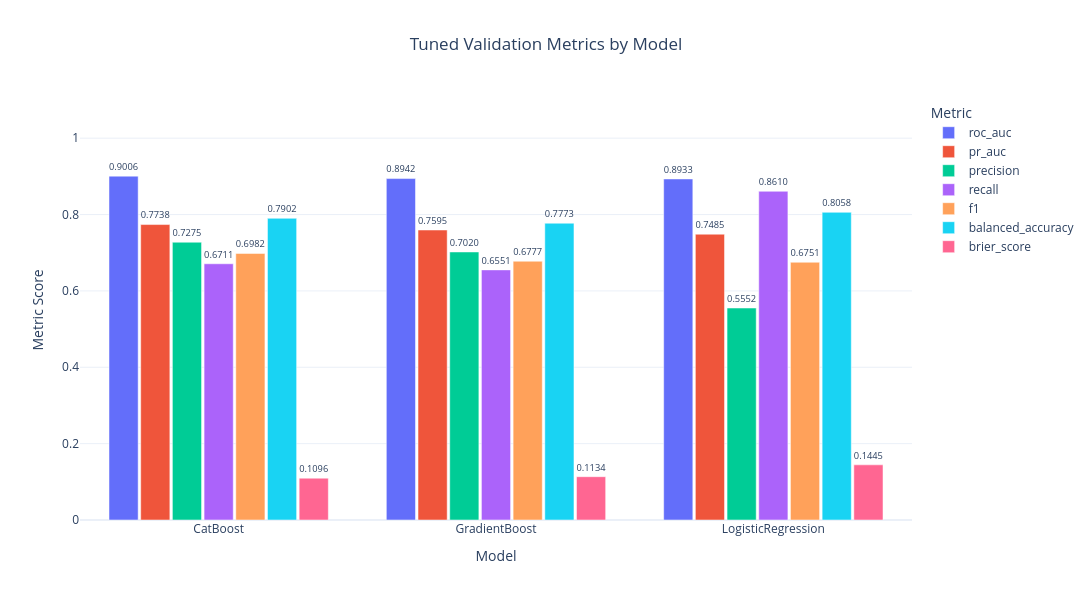

Source (notebook cell):
### Code cell
metrics = [
    'roc_auc',
    'pr_auc',
    'precision',
    'recall',
    'f1',
    'balanced_accuracy',
    'brier_score'
]

val_tuned_plot = val_tuned_df.melt(
    id_vars='model',
    value_vars=metrics,
    var_name='metric',
    value_name='score'
)

fig = px.bar(
    val_tuned_plot,
    x='model',
    y='score',
    color='metric',
    barmode='group',
    text='score',
    title='Tuned Validation Metrics by Model',
    labels={
        'model': 'Model',
        'score': 'Metric Score',
        'metric': 'Metric'
    }
)

fig.update_traces(
    texttemplate='%{text:.4f}',
    textposition='outside',
    cliponaxis=False
)

fig.update_layout(
    template='plotly_white',
    width=1200,
    height=600,
    xaxis_tickangle=0,
    yaxis_range=[0, 1.1],
    legend_title='Metric',
    bargap=0.2,
    title_x=0.5,
    bargroupgap=0.08
)

fig.show()
fig.write_image('../images/model_comparison.svg')

### Figure 1 — Plotly figure (JSON) as saved in the notebook; plotly's stock layout.template omitted (floating-point values rounded to 4 significant figures)
{"data": [{"alignmentgroup": "True", "cliponaxis": false, "hovertemplate": "Metric=roc_auc<br>Model=%{x}<br>Metric Score=%{text}<extra></extra>", "legendgroup": "roc_auc", "marker": {"color": "#636efa", "pattern": {"shape": ""}}, "name": "roc_auc", "offsetgroup": "roc_auc", "orientation": "v", "showlegend": true, "text": [0.9006, 0.8942, 0.8933], "textposition": "outside", "texttemplate": "%{text:.4f}", "type": "bar", "x": ["CatBoost", "GradientBoost", "LogisticRegression"], "xaxis": "x", "y": [0.9006, 0.8942, 0.8933], "yaxis": "y"}, {"alignmentgroup": "True", "cliponaxis": false, "hovertemplate": "Metric=pr_auc<br>Model=%{x}<br>Metric Score=%{text}<extra></extra>", "legendgroup": "pr_auc", "marker": {"color": "#EF553B", "pattern": {"shape": ""}}, "name": "pr_auc", "offsetgroup": "pr_auc", "orientation": "v", "showlegend": true, "text": [0.7738, 0.7595, 0.7485], "textposition": "outside", "texttemplate": "%{text:.4f}", "type": "bar", "x": ["CatBoost", "GradientBoost", "LogisticRegression"], "xaxis": "x", "y": [0.7738, 0.7595, 0.7485], "yaxis": "y"}, {"alignmentgroup": "True", "cliponaxis": false, "hovertemplate": "Metric=precision<br>Model=%{x}<br>Metric Score=%{text}<extra></extra>", "legendgroup": "precision", "marker": {"color": "#00cc96", "pattern": {"shape": ""}}, "name": "precision", "offsetgroup": "precision", "orientation": "v", "showlegend": true, "text": [0.7275, 0.702, 0.5552], "textposition": "outside", "texttemplate": "%{text:.4f}", "type": "bar", "x": ["CatBoost", "GradientBoost", "LogisticRegression"], "xaxis": "x", "y": [0.7275, 0.702, 0.5552], "yaxis": "y"}, {"alignmentgroup": "True", "cliponaxis": false, "hovertemplate": "Metric=recall<br>Model=%{x}<br>Metric Score=%{text}<extra></extra>", "legendgroup": "recall", "marker": {"color": "#ab63fa", "pattern": {"shape": ""}}, "name": "recall", "offsetgroup": "recall", "orientation": "v", "showlegend": true, "text": [0.6711, 0.6551, 0.861], "textposition": "outside", "texttemplate": "%{text:.4f}", "type": "bar", "x": ["CatBoost", "GradientBoost", "LogisticRegression"], "xaxis": "x", "y": [0.6711, 0.6551, 0.861], "yaxis": "y"}, {"alignmentgroup": "True", "cliponaxis": false, "hovertemplate": "Metric=f1<br>Model=%{x}<br>Metric Score=%{text}<extra></extra>", "legendgroup": "f1", "marker": {"color": "#FFA15A", "pattern": {"shape": ""}}, "name": "f1", "offsetgroup": "f1", "orientation": "v", "showlegend": true, "text": [0.6982, 0.6777, 0.6751], "textposition": "outside", "texttemplate": "%{text:.4f}", "type": "bar", "x": ["CatBoost", "GradientBoost", "LogisticRegression"], "xaxis": "x", "y": [0.6982, 0.6777, 0.6751], "yaxis": "y"}, {"alignmentgroup": "True", "cliponaxis": false, "hovertemplate": "Metric=balanced_accuracy<br>Model=%{x}<br>Metric Score=%{text}<extra></extra>", "legendgroup": "balanced_accuracy", "marker": {"color": "#19d3f3", "pattern": {"shape": ""}}, "name": "balanced_accuracy", "offsetgroup": "balanced_accuracy", "orientation": "v", "showlegend": true, "text": [0.7902, 0.7773, 0.8058], "textposition": "outside", "texttemplate": "%{text:.4f}", "type": "bar", "x": ["CatBoost", "GradientBoost", "LogisticRegression"], "xaxis": "x", "y": [0.7902, 0.7773, 0.8058], "yaxis": "y"}, {"alignmentgroup": "True", "cliponaxis": false, "hovertemplate": "Metric=brier_score<br>Model=%{x}<br>Metric Score=%{text}<extra></extra>", "legendgroup": "brier_score", "marker": {"color": "#FF6692", "pattern": {"shape": ""}}, "name": "brier_score", "offsetgroup": "brier_score", "orientation": "v", "showlegend": true, "text": [0.1096, 0.1134, 0.1445], "textposition": "outside", "texttemplate": "%{text:.4f}", "type": "bar", "x": ["CatBoost", "GradientBoost", "LogisticRegression"], "xaxis": "x", "y": [0.1096, 0.1134, 0.1445], "yaxis": "y"}], "layout": {"bargap": 0.2, "bargroupgap": 0.08, "barmode": "group", "height": 600, "legend": {"title": {"text": "Metric"}, "tracegroupgap": 0}, "title": {"text": "Tuned Validation Metrics by Model", "x": 0.5}, "width": 1200, "xaxis": {"anchor": "y", "domain": [0, 1], "tickangle": 0, "title": {"text": "Model"}}, "yaxis": {"anchor": "x", "domain": [0, 1], "range": [0, 1.1], "title": {"text": "Metric Score"}}}}
